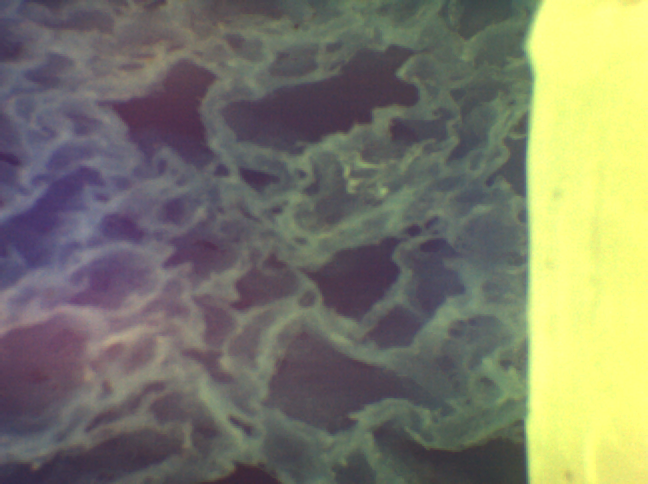
#> input picture Image Analysis/3_code/5_StrainMap/Images/Default_0366_Mode2D_VideoImage.png, 648 x 484 px, found by its file name; its folder holds only this picture in this run
$ jupyter execute --allow-errors MainCode.ipynb   (shell and % lines are left out)
#> lines starting #> are read from the running program, lines starting #| are printed output that depends on the picture; after the words box and inside, x2 and y2 are one past the last pixel; in counts of white or black regions, pixels touching at a corner belong together
[cell 1]
from PIL import Image, ImageFilter
import numpy as np
from matplotlib import pyplot as plt
import skimage
import os

[cell 2]
def findClosest(regions, targetLoc):
    #Finds the closest region in 'regions' to 'targetLoc'
    #'targetLoc' is a tuple with (x, y)
    minDist = np.inf
    closestIndex = -1
    closest = 0

    for i in range(len(regions)):
        r = regions[i].centroid
        xdiff = targetLoc[0] - r[0]
        ydiff = targetLoc[1] - r[1]
        dist = xdiff**2 + ydiff**2
        if dist < minDist:
            minDist = dist
            closestIndex = i
            closest = regions[i]

    return closest, closestIndex

[cell 3]
def isolatePores(im):
    im = im.filter(ImageFilter.GaussianBlur(radius=3))
    backgroundlight = im.filter(ImageFilter.GaussianBlur(radius=50))
    imdata = np.asarray(im.getdata()).reshape((im.height, im.width))
    bglightdata = np.asarray(backgroundlight.getdata()).reshape((im.height, im.width))

    rectifiedIm = bglightdata - imdata
    rectifiedIm = (rectifiedIm > 5)
    rectifiedIm = skimage.morphology.opening(rectifiedIm)


    labeled = skimage.measure.label(rectifiedIm)
    regions = skimage.measure.regionprops(labeled)

    return regions, labeled

[cell 4]
#find the file names in the given directory and sort them into alphabetical order, these will be loaded
directory = "Images"
files = sorted(os.listdir(directory))

try:
     ims = [Image.open(directory + "\\" + f).convert('L') for f in files]
#> ims = 1 item
     print(f"{len(ims)} Files Loaded")
#| 1 Files Loaded
except Exception as e:
     print("Files failed to load")
     print(e)
     #add something in to handle this error

[cell 5]
#select the pore to track in the first image
regions, _ = isolatePores(ims[0])
#> in isolatePores, `im = im.filter(ImageFilter.GaussianBlur(radius=3))`:
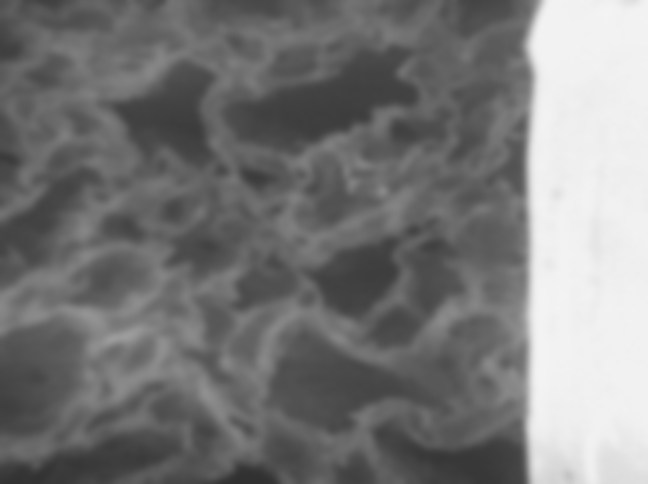
#> im: PIL image 648x484 L; min 47, max 243, mean 121.4
#> in isolatePores, `backgroundlight = im.filter(ImageFilter.GaussianBlur(radius=50))`:
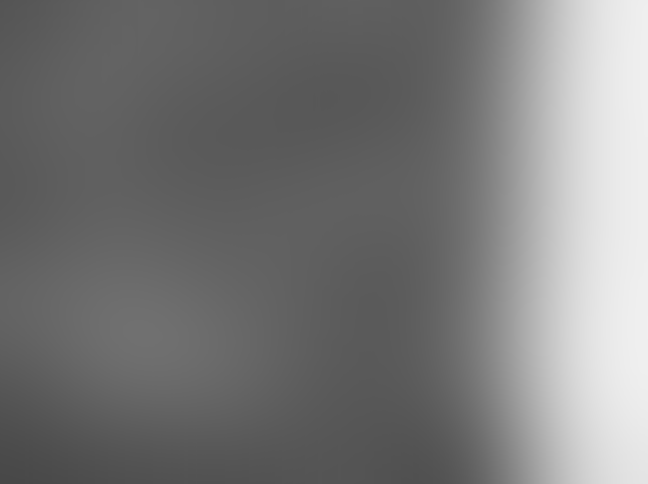
#> backgroundlight: PIL image 648x484 L; min 72, max 240, mean 120.7
#> in isolatePores, `rectifiedIm = bglightdata - imdata`:
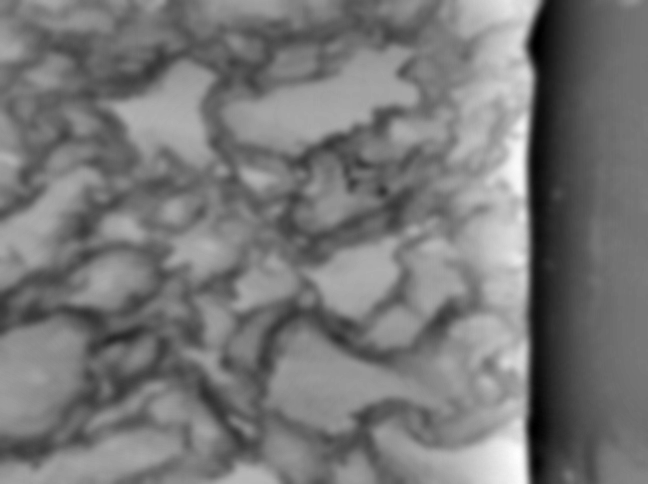
#> rectifiedIm: shape (484, 648) int64; min -68, max 75, mean -0.7; drawn with min black and max white
#> in isolatePores, `rectifiedIm = (rectifiedIm > 5)`:
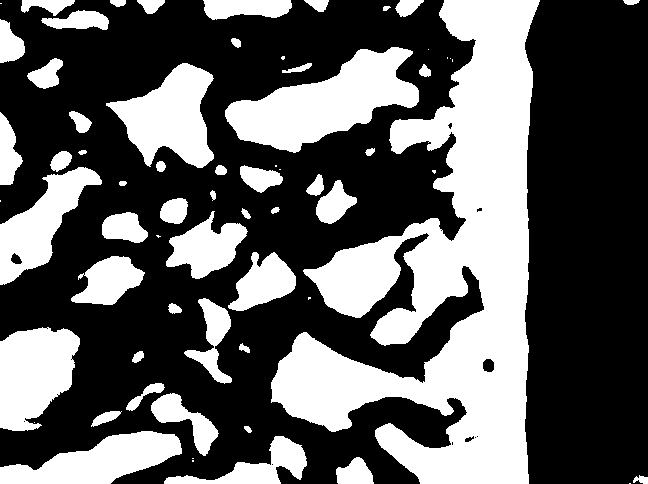
#> rectifiedIm: shape (484, 648) bool; 37.4% white; 66 white regions (16 under 20 px), largest, box (x1, y1, x2, y2) and area: (271, 0, 540, 484) 58666, (225, 47, 419, 153) 10166, (106, 63, 214, 168) 6332
#> in isolatePores, `rectifiedIm = skimage.morphology.opening(rectifiedIm)`:
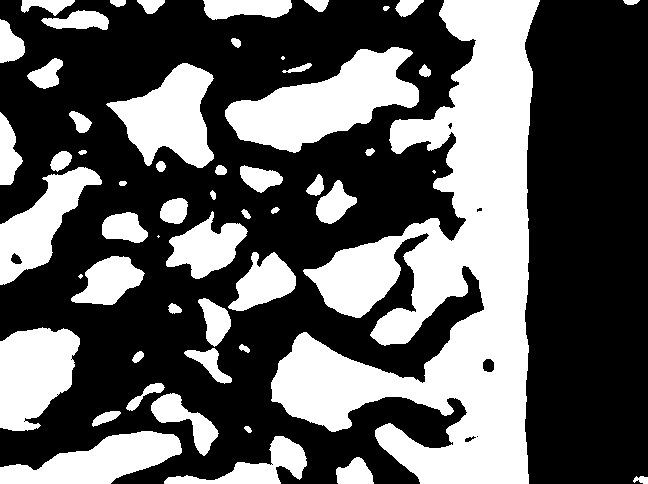
#> rectifiedIm: shape (484, 648) bool; 37.4% white; 55 white regions (4 under 20 px)
#> in isolatePores, `labeled = skimage.measure.label(rectifiedIm)`:
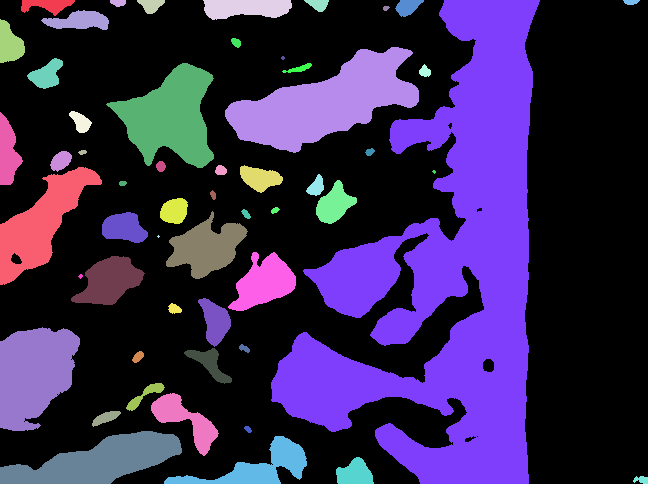
#> labeled: shape (484, 648) int32; 56 distinct labels, from 0 to 55; one colour per label, 0 black
#> in isolatePores, `regions = skimage.measure.regionprops(labeled)`: regions = 55 regions; largest, box (x1, y1, x2, y2) and area: (271, 0, 540, 484) 58631, (225, 47, 419, 153) 10163, (106, 63, 214, 168) 6328, (0, 327, 80, 431) 6172, (0, 431, 182, 484) 5434
#Find the region with the largest area
areas = [r.area for r in regions]
#> areas = 55 values, max 58631 at index 6, min 5 at index 37, mean 2131.5
sortedAreasIndexs = np.argsort(areas)[::-1]
#> sortedAreasIndexs = 55 values, max 54 at index 38, min 0 at index 23, mean 27
selectedPore = sortedAreasIndexs[1]
#> selectedPore = 12
targetPore = regions[selectedPore]


frames = []

width = []
height = []

bbox = targetPore.bbox
#> bbox = (47, 225, 153, 419)
height.append(bbox[2] - bbox[0])
width.append(bbox[3] - bbox[1])

for i in range(1, len(ims)):
     regions, labeled = isolatePores(ims[i])

     targetPore, closestIndex = findClosest(regions, targetPore.centroid)

     #add the selected pore image onto the background image
     binaryImage = labeled == closestIndex + 1
     outImage = np.where(binaryImage, 1, ims[i])

     newIm = Image.fromarray(outImage)

     #track width and height of box
     bbox = targetPore.bbox
     height.append(bbox[2] - bbox[0])
     width.append(bbox[3] - bbox[1])


     frames.append(newIm.convert('P'))
#> this loop made 0 passes
#> after the loop, frames = []; height = [106]; width = [194]


#> (the rest of this cell did not finish here and is left out)

[cell 6]
im = ims[0]

im = im.filter(ImageFilter.GaussianBlur(radius=3))

count = 0
for i in range(10, 100, 10):
    count += 1
    backgroundlight = im.filter(ImageFilter.GaussianBlur(radius=i))
    plt.subplot(3, 3, count)
    plt.imshow(backgroundlight)
#> this loop made 9 passes
#> pass 1, `backgroundlight = im.filter(ImageFilter.GaussianBlur(radius=i))`:
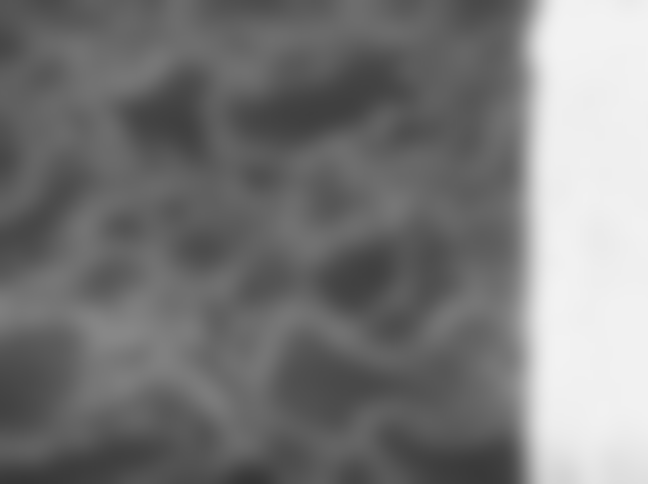
#> backgroundlight: PIL image 648x484 L; min 52, max 242, mean 121.4
#> after the loop, count = 9

plt.show()
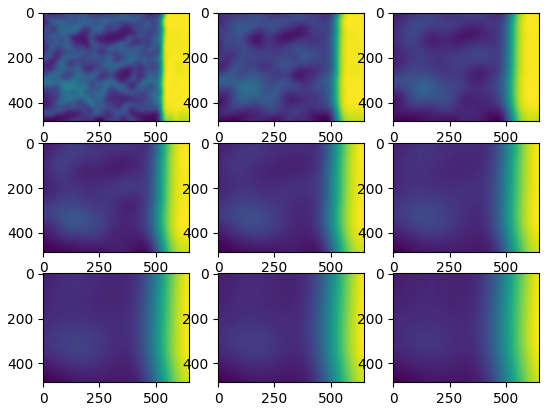
#> figure drawn by matplotlib, 9 panels

[cell 7]
#convert all images to np arrays
imsArr = []
for im in ims:
    imsArr.append(np.asarray(im.getdata()).reshape((im.height, im.width)))
#> this loop made 1 pass
#> after the loop, imsArr = 1 item

[cell 8]
#first we need to crop the images to remove the block - we only want to look at sponge

#find the left wall of the block in each image
wallLocs = np.empty(0)
#> wallLocs = empty array
for imArr in imsArr:

    maxVal = np.max(imArr[:,0:400])  #find the max of the leftmost 400 pixels

    #find any pixels more than 10% bigger than the max on the left
    #should isolate the block on the right

    isolatedBlock = (imArr > (maxVal*1.2))
    col_index = 0
    for col_index in range(isolatedBlock.shape[1]):
        if np.any(isolatedBlock[:, col_index] == 1):
            break

    wallLocs = np.append(wallLocs, col_index)
#> this loop made 1 pass
#> (maxVal, wallLocs) on pass 1: (170, [528])
#> pass 1, `isolatedBlock = (imArr > (maxVal*1.2))`:
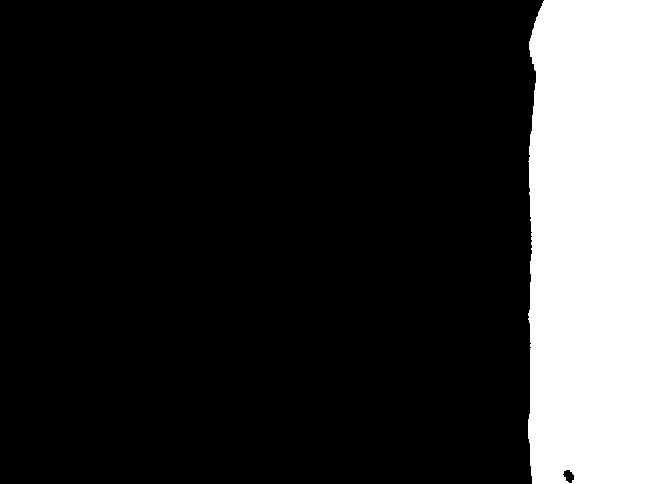
#> isolatedBlock: shape (484, 648) bool; 18% white; 1 white region, box (x1, y1, x2, y2) and area: (528, 0, 648, 484) 56526


wallLocs -= 10 #take away a 10 pixel buffer from the wall, ensure we are really off it
#> wallLocs = [518]
newImWidth = np.min(wallLocs) #find the minimum image width (the one with the left most wall)
#> newImWidth = 518

croppedIms = []
i = 0
for imArr in imsArr:
    currentWallLoc = wallLocs[i]
    croppedIms.append(imArr[:,int(currentWallLoc-newImWidth):int(currentWallLoc)])
    i += 1
#> this loop made 1 pass
#> (currentWallLoc, i) on pass 1: (518, 1)
#> after the loop, croppedIms = 1 item; i = 1

[cell 9]
frames = []

#> (the rest of this cell did not finish here and is left out)

[cell 10]
frames = []

#> (the rest of this cell did not finish here and is left out)

#> (a cell that did not finish here is left out)

#> (a cell that did not finish here is left out)

[cell 13]
#tracking centroids  from frame to frame

#goodPores = [0,1,7,8,9,10,11,12,13,15,18,19,20,21,22,23,24,25,29,30,31,33,35,36,38,48,50,51] #for sponge 2
#goodPores = [3,4,5,6,11,13,15,16,17,18,19,23,24,25,27,28,32,35,36,40,44,47,57,59,68]
goodPores = [3,4,5,6,8,11,13,15,16,17,18,19,23,24,25,27,28,32,35,36,40,44,47,50,51,57,59,66,68]

pointLocations = np.zeros((len(croppedIms), len(goodPores), 2))
#> pointLocations = 29 pairs, first value 0 to 0, second value 0 to 0

centroidFrames = []
for i in range(0, len(croppedIms)):
    centroidFrames.append(np.zeros(np.shape(croppedIms[0])))
#> after the loop, centroidFrames = 1 item

#> (the rest of this cell did not finish here and is left out)

[cell 14]
centroidImages = []
for centroidFrame in centroidFrames:
    centroidImages.append(Image.fromarray(centroidFrame*255))
#> after the loop, centroidImages = 1 item
centroidImages[0].save("centroids.gif", save_all=True, append_images=centroidImages[1:], duration = 200, loop=0)

[cell 15]
centroidImages = []
frames = []
i=0
#> (the rest of this cell did not finish here and is left out)

[cell 16]
#tracking bbox corners  from frame to frame
#trying to get 4x the points

goodPores = [1,3,4,5,6,8,11,13,15,16,17,18,19,21,23,24,25,27,28,32,35,36,40,44,47]

pointsFrames = []
for i in range(0, len(croppedIms)):
    pointsFrames.append(np.zeros(np.shape(croppedIms[0])))
#> after the loop, pointsFrames = 1 item

#> (the rest of this cell did not finish here and is left out)

[cell 17]
frames = []
i=0
#> (the rest of this cell did not finish here and is left out)

Seems like centroids work better

Going to now try and find the strain map

[cell 18]
pointLocations[:,1,:] #locaitons of point with index 1 over all frames
#> Out = [[0, 0]]

[cell 19]
#now we need to find displacements:
    #discard first frame
    #find difference of each point from its starting location for each frame

croppedPointLocations = pointLocations[1:,:,:] #discard first frame
#> croppedPointLocations = empty array

displacements = np.zeros(croppedPointLocations.shape)
#> displacements = empty array

#> (the rest of this cell did not finish here and is left out)

[cell 20]
#convert to strains

scaledDisplacements = np.zeros(displacements.shape)
#> scaledDisplacements = empty array
scaledDisplacements[:,:,0] = displacements[:,:,0] * (6/ims[0].width)
scaledDisplacements[:,:,1] = displacements[:,:,1] * (5/ims[0].height)

scaledCroppedPointLocations = np.zeros(croppedPointLocations.shape)
#> scaledCroppedPointLocations = empty array
scaledCroppedPointLocations[:,:,0] = croppedPointLocations[:,:,0] * (6/ims[0].width)
scaledCroppedPointLocations[:,:,1] = croppedPointLocations[:,:,1] * (5/ims[0].height)

$ run again, on Image Analysis/3_code/5_StrainMap/Images/Default_0370_Mode2D_VideoImage.png
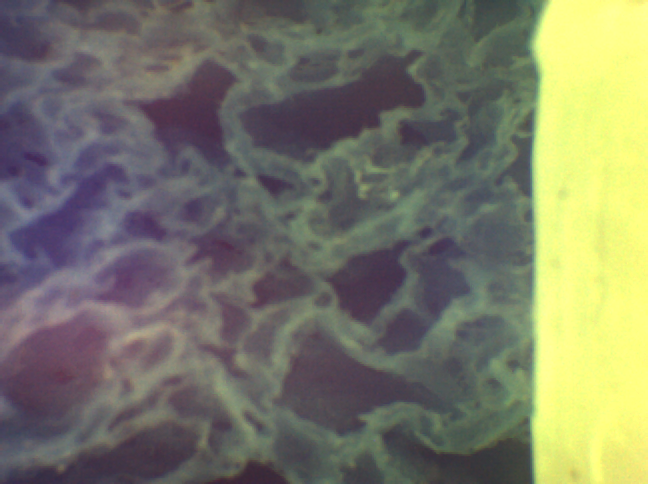
#> input picture Image Analysis/3_code/5_StrainMap/Images/Default_0370_Mode2D_VideoImage.png, 648 x 484 px, found by its file name
#> ims = 1 item
#| 1 Files Loaded
#> in isolatePores, `labeled = skimage.measure.label(rectifiedIm)`:
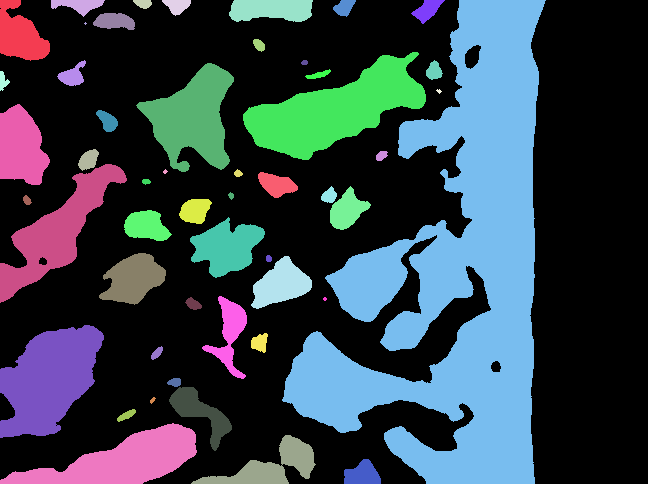
#> labeled: shape (484, 648) int32; 52 distinct labels, from 0 to 51; one colour per label, 0 black
#> in isolatePores, `regions = skimage.measure.regionprops(labeled)`: regions = 51 regions; largest, box (x1, y1, x2, y2) and area: (282, 0, 546, 484) 57716, (243, 52, 426, 160) 9246, (0, 325, 104, 438) 7694, (0, 423, 197, 484) 5879, (136, 63, 234, 172) 5728
#> areas = 51 values, max 57716 at index 7, min 5 at index 9, mean 2335.4
#> sortedAreasIndexs = 51 values, max 50 at index 17, min 0 at index 10, mean 25
#> selectedPore = 11
#> bbox = (52, 243, 160, 426)
#> after the loop `for i in range(1, len(ims)):`: frames = []; height = [108]; width = [183]
#> after the loop `for i in range(10, 100, 10):`: count = 9
#> the loop `for im in ims:` made 1 pass
#> after the loop `for im in ims:`: imsArr = 1 item
#> `wallLocs = np.empty(0)`: wallLocs = empty array
#> the loop `for imArr in imsArr: ` made 1 pass
#> (maxVal, wallLocs) on pass 1: (168, [534])
#> `wallLocs -= 10`: wallLocs = [524]
#> newImWidth = 524
#> the loop `for imArr in imsArr:` made 1 pass
#> (currentWallLoc, i) on pass 1: (524, 1)
#> after the loop `for imArr in imsArr:`: croppedIms = 1 item; i = 1
#> pointLocations = 29 pairs, first value 0 to 0, second value 0 to 0
#> the loop `for i in range(0, len(croppedIms)):` made 1 pass
#> after the loop `for i in range(0, len(croppedIms)):`: centroidFrames = 1 item
#> the loop `for centroidFrame in centroidFrames:` made 1 pass
#> Out = [[0, 0]]
#> croppedPointLocations = empty array

$ run again, on Image Analysis/3_code/5_StrainMap/Images/Default_0372_Mode2D_VideoImage.png
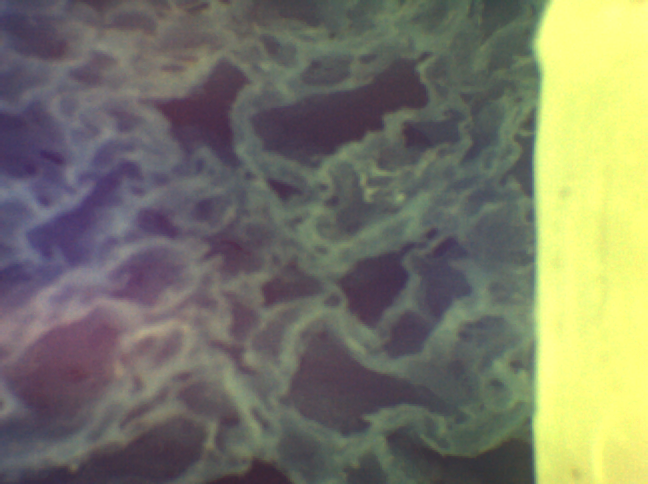
#> input picture Image Analysis/3_code/5_StrainMap/Images/Default_0372_Mode2D_VideoImage.png, 648 x 484 px, found by its file name
#> ims = 1 item
#| 1 Files Loaded
#> labeled: shape (484, 648) int32; 50 distinct labels, from 0 to 49
#> in isolatePores, `regions = skimage.measure.regionprops(labeled)`: regions = 49 regions; largest, box (x1, y1, x2, y2) and area: (287, 0, 547, 484) 56621, (252, 58, 429, 166) 8685, (0, 321, 117, 441) 8007, (0, 418, 204, 484) 6162, (0, 147, 141, 304) 6134
#> areas = 49 values, max 56621 at index 8, min 8 at index 4, mean 2443.2
#> sortedAreasIndexs = 49 values, max 48 at index 19, min 0 at index 7, mean 24
#> selectedPore = 12
#> bbox = (58, 252, 166, 429)
#> after the loop `for i in range(1, len(ims)):`: frames = []; height = [108]; width = [177]
#> after the loop `for i in range(10, 100, 10):`: count = 9
#> the loop `for im in ims:` made 1 pass
#> after the loop `for im in ims:`: imsArr = 1 item
#> `wallLocs = np.empty(0)`: wallLocs = empty array
#> the loop `for imArr in imsArr: ` made 1 pass
#> (maxVal, wallLocs) on pass 1: (167, [535])
#> `wallLocs -= 10`: wallLocs = [525]
#> newImWidth = 525
#> the loop `for imArr in imsArr:` made 1 pass
#> (currentWallLoc, i) on pass 1: (525, 1)
#> after the loop `for imArr in imsArr:`: croppedIms = 1 item; i = 1
#> pointLocations = 29 pairs, first value 0 to 0, second value 0 to 0
#> the loop `for i in range(0, len(croppedIms)):` made 1 pass
#> after the loop `for i in range(0, len(croppedIms)):`: centroidFrames = 1 item
#> the loop `for centroidFrame in centroidFrames:` made 1 pass
#> Out = [[0, 0]]
#> croppedPointLocations = empty array
